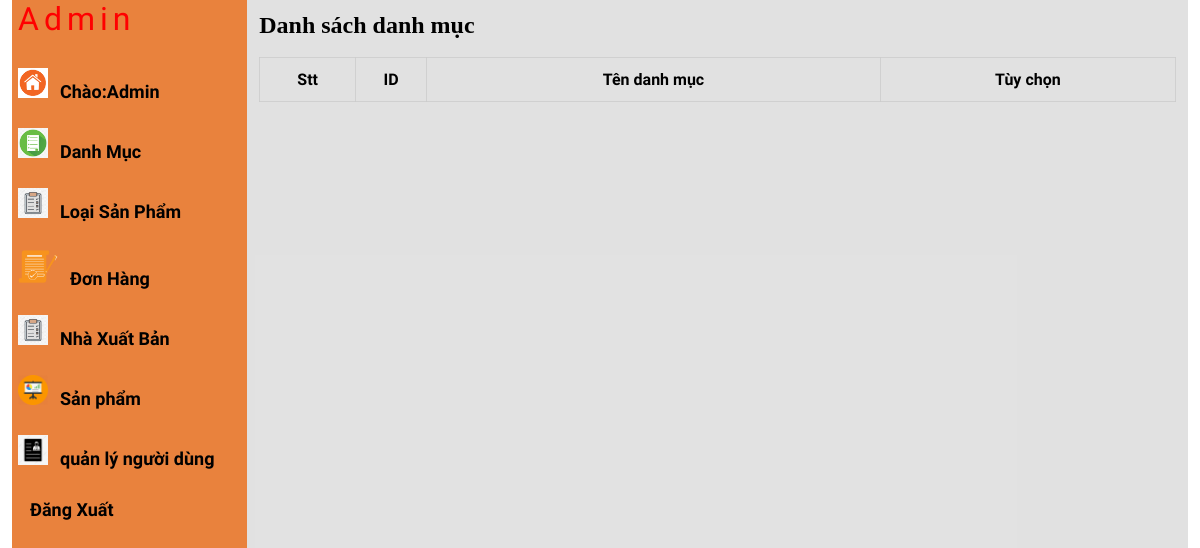
/admin/cartegory_list.php, run on an earlier commit of the app's database.
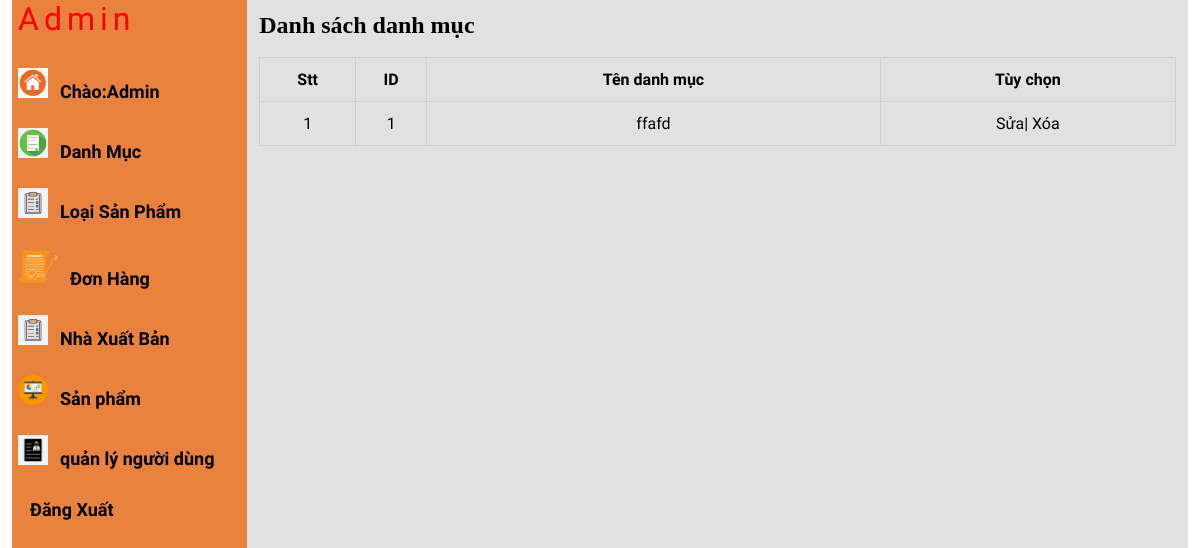
And on a later commit of the database.
### tables this page shows
CREATE TABLE `danh_muc` (
  `ma` int(12) NOT NULL,
  `ten` varchar(100) NOT NULL
);

### admin/cartegory_list.php (the view, shortened to what this page needs)
<?php
include "header.php";
include "leftside.php";
?>
    <?php
  $ket_noi = mysqli_connect('localhost','root','','doan1');
        $sql = "select * from danh_muc";
        mysqli_set_charset($ket_noi,'utf8');
        $ket_qua = mysqli_query($ket_noi,$sql);
        ?>
<div class="admin-content-right">
    <div class="table-content">
        <h1>Danh sách danh mục</h1><br>
        <table>
            <tr>
                <th>Stt</th>
                <th>ID</th>
                <th>Tên danh mục</th>
                <th>Tùy chọn</th>
            </tr>
<?php $i=0;
foreach($ket_qua as $tung_san_pham) {
    $i = $i+1;?>
            <tr>
                <td><?php echo $i ?></td>
                <td><?php echo $tung_san_pham['ma'] ?></td>
                <td><?php echo $tung_san_pham['ten'] ?></td>
                <td><a href="">Sửa</a>|
                    <a href="product_delete.php?ma=">Xóa</a>
                </td>
            </tr>
        <?php } ?>
        </table>
    </div>
</div>
</section>
</body>
</html>

What changed in the data, as far as the page shows it:
added danh_muc: ma "1", ten "ffafd"
